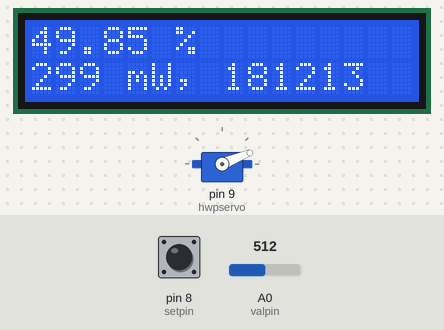
Bench run of a sketch on a simulated Arduino Uno, built with avr-gcc and run on an emulated ATmega328P. Parts: servo, 16×2 character LCD. The inputs (shaded band) are chosen by the test bench; at power-on: A0 (valpin) = 512, pin 8 (setpin) LOW.

Above: at 1.5 s.
1.6 s: A0 (valpin) set to 1023
At 2.6 s:
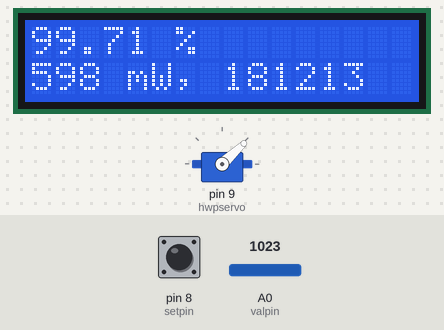
3.6 s: A0 (valpin) set to 306
At 5.3 s:
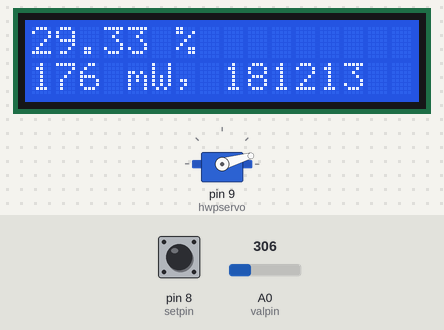
5.6 s: pin 8 (setpin) pulled HIGH for 0.15 s
At 7.0 s:
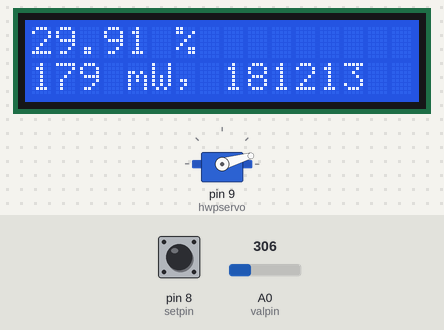
7.3 s: A0 (valpin) set to 122
At 8.1 s:
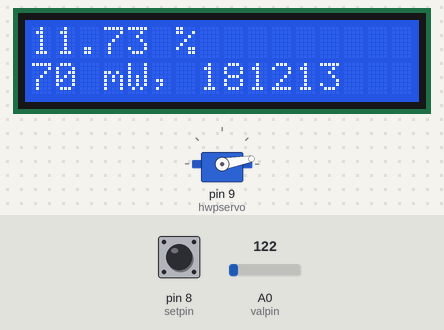
9.3 s: pin 8 (setpin) pulled HIGH for 1 s
At 9.9 s:
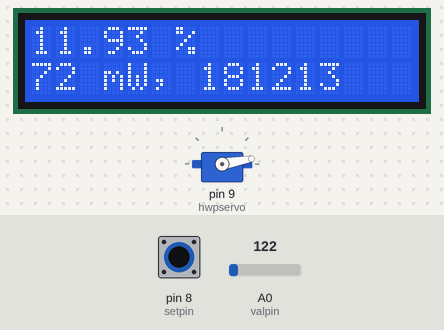
Timing chart, 0 to 12.3 s (numbered marks = the images above; inputs shaded):
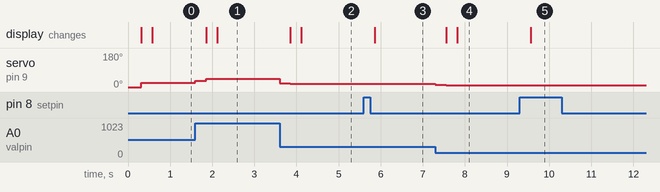

Measured:
- after the input at 1.6 s, servo on pin 9 (hwpservo): 22° → 33° at once, → 43° 0.26 s later; the display: first changes after 0.26 s (image 1 shows a later state)
- after the input at 3.6 s, servo on pin 9 (hwpservo): 43° → 20° at once, → 16° 0.26 s later; the display: first changes after 0.26 s (image 2 shows a later state)
- after the input at 5.6 s, the display: changes after 0.26 s (image 3)
- after the input at 7.3 s, servo on pin 9 (hwpservo): 16° → 13° at once, → 10° 0.26 s later; the display: first changes after 0.26 s (image 4 shows a later state)
- after the input at 9.3 s, the display: changes after 0.26 s (image 5)

The sketch:

halfwave_plate_analog_drive_linearized.ino
```cpp
#include <LiquidCrystal.h>

#include <Servo.h>
Servo hwpservo;

#define PI 3.141592

const int rs = 12, en = 11, d4 = 5, d5 = 4, d6 = 3, d7 = 2;
LiquidCrystal lcd(rs, en, d4, d5, d6, d7);

const int setpin = 8;
const int valpin = A0;

boolean setval = LOW;
int analogval = 0;
float hwpangle = 0;
float power = analogval/1023.0;

const int navg = 10;

const int minangle = 0, maxangle = 45, offset = 0;
const float gear_ratio = 1.0;
const float maxservoangle = maxangle*gear_ratio;

const int maxpower = 600; // mW at sample at 100% power setting ==> arbitrarily set on 181213, enter actual value.

boolean continuous = true; //vary without set pin
int roundto = 10;
int prevval = 0;


void setup() {
  pinMode(setpin,INPUT);

  hwpservo.attach(9);
  hwpservo.write(offset + hwpangle);
  delay(250);

  // set up the LCD's number of columns and rows:
  lcd.begin(16, 2);

  lcd.clear();
  lcd.setCursor(0,0);
  lcd.print(String(power*100) + " %");
  lcd.setCursor(0,1);
  lcd.print(String(round(maxpower*power)) + " mW");

}


void loop() {

  setval = digitalRead(setpin);

  if (setval == HIGH) {
    analogval = analogSample(navg);
    setPosition(analogval);
  }

  if (continuous) {

    analogval = roundToNearest(analogSample(navg),roundto);
    if (analogval > 1023) {
      analogval = 1023;
    }

    if (analogval != prevval) {
      setPosition(analogval);
    }

    prevval = analogval;

  }

}


void setPosition(int val) {

  //hwpangle = map(val, 0, 1023, minangle, maxangle); // not linearized

  power = val/1023.0;

  hwpangle = (acos(1-(2*power))*(maxservoangle))/PI; // linearized

  hwpservo.write(offset + hwpangle);

  delay(250);

  lcd.clear();

  lcd.setCursor(0,0);
  lcd.print(String(power*100) + " %");
  lcd.setCursor(0,1);
  lcd.print(String(round(maxpower*power)) + " mW, 181213");

}


int analogSample(int numtoavg) {

  int val = 0;
  for (int i=0; i<numtoavg; i++) {
    val += analogRead(valpin);
    //delay(10);
  }
  val = val/numtoavg;

  return val;

}


int roundToNearest(int a, int nearest)
{
  return a >= 0 ? (a+2)/nearest*nearest : (a-2)/nearest*nearest ;
}
```
